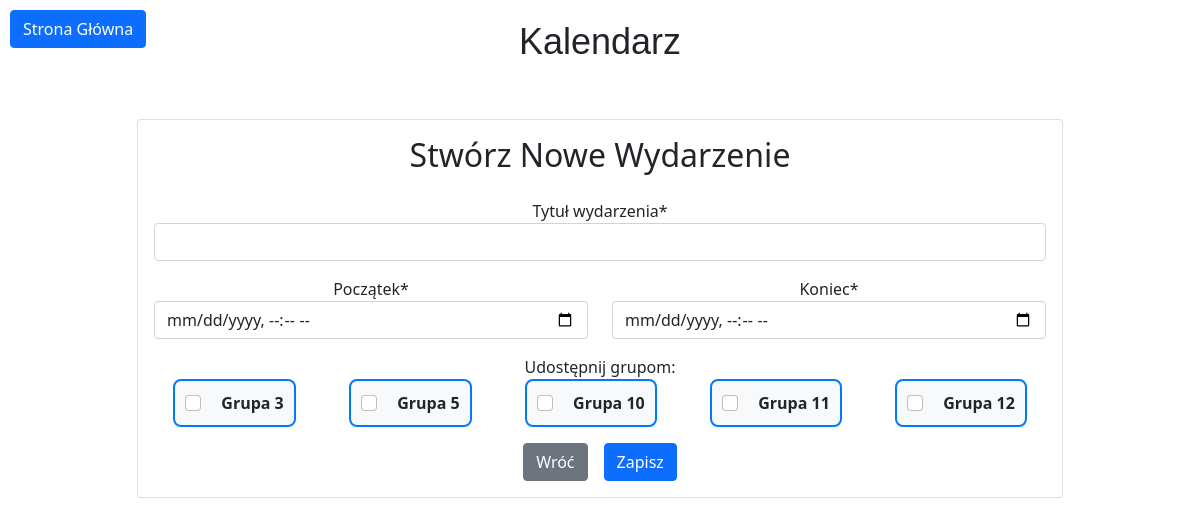
The app's page /kalendarz/add_event/ (signed in), older data.
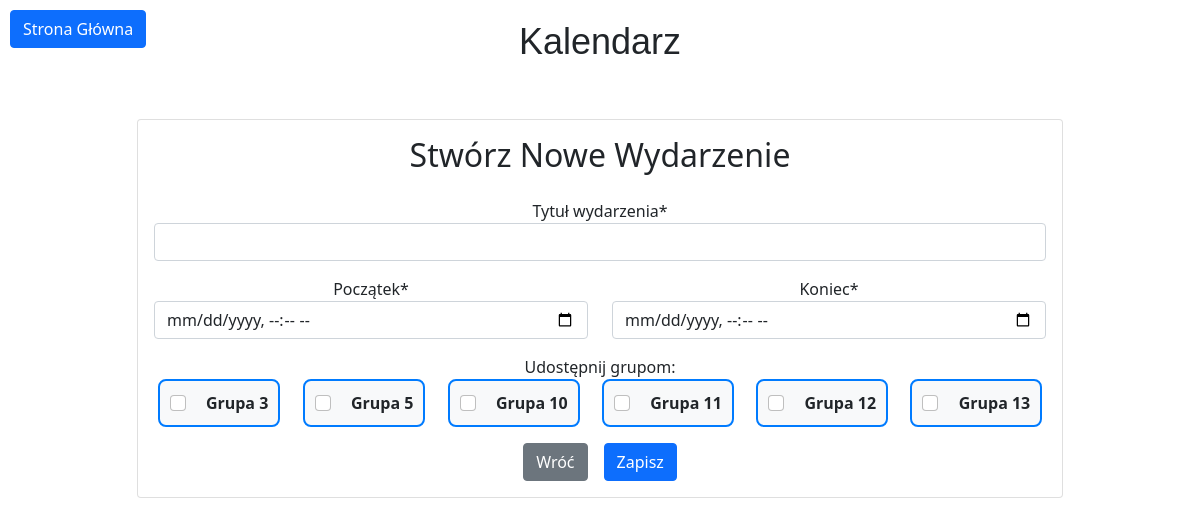
The same page, newer data.
### users/models.py (models this page shows)
class Group(models.Model):
    name = models.CharField(max_length=100, unique=True)
    description = models.TextField(blank=True)
    members = models.ManyToManyField(User, related_name='custom_groups')  # Zmiana related_name
    owner = models.ForeignKey(User, on_delete=models.CASCADE, related_name='owned_groups')
    def __str__(self):
        return self.name

### kalendarz/views.py (the view)
# urls.py: path('kalendarz/add_event/', views.add_event, name='add_event'),
@login_required
def add_event(request):
    if request.method == 'POST':
        form = EventForm(request.POST, user=request.user)
        if form.is_valid():
            event = form.save(commit=False)
            event.start = event.start + timedelta(hours=2)
            event.end = event.end + timedelta(hours=2)
            event.user_profile = request.user
            event.save()
            form.save_m2m()  # Save the many-to-many data for the form
            return redirect('index')
    else:
        form = EventForm(user=request.user)
    return render(request, 'add_event.html', {'form': form})

### users/forms.py
class EventForm(forms.ModelForm):
    start = forms.DateTimeField(
        widget=forms.widgets.DateTimeInput(attrs={'type': 'datetime-local'}),
        label='Początek'
    )
    end = forms.DateTimeField(
        widget=forms.widgets.DateTimeInput(attrs={'type': 'datetime-local'}),
        required=False,
        label='Koniec*'
    )
    all_day = forms.BooleanField(
        required=False,
        label='Całodniowe'
    )
    groups = forms.ModelMultipleChoiceField(
        queryset=Group.objects.none(),
        widget=forms.CheckboxSelectMultiple(attrs={'class': 'form-check-input'}),
        required=False,
        label='Udostępnij grupom:'
    )
    class Meta:
        model = Events
        fields = ['name', 'start', 'end', 'all_day', 'groups']
        labels = {
            'name': 'Tytuł wydarzenia*',
        }
    def __init__(self, *args, **kwargs):
        user = kwargs.pop('user', None)
        super(EventForm, self).__init__(*args, **kwargs)
        if user:
            self.fields['groups'].queryset = Group.objects.filter(members=user) | Group.objects.filter(owner=user)

### kalendarz/models.py (called while the page is built)
def get_default_end_time():
    return timezone.now()

### kalendarz/templates/add_event.html (shortened to what this page needs)
{% extends "base.html" %}
{% load crispy_forms_tags %}
{% block content %}
<div class="container mt-5">
    <div class="row justify-content-center">
        <div class="col-md-10">
            <div class="card">
                <div class="card-body">
                    <h2 class="card-title text-center mb-4">Stwórz Nowe Wydarzenie</h2>
                    <form method="POST">
                        <div class="mb-3">
                            {{ form.name|as_crispy_field }}
                        </div>
                        <div class="row">
                            <div class="col-md-6 mb-3">
                                {{ form.start|as_crispy_field }}
                            </div>
                            <div class="col-md-6 mb-3">
                                {{ form.end|as_crispy_field }}
                            </div>
                        </div>
                        <div class="mb-3">
                            <label for="groups">Udostępnij grupom:</label>
                            <div class="form-group group-checkboxes">
                                {% for group in form.groups %}
                                    <div class="group-checkbox">
                                        <label class="form-check-label">
                                            {{ group.tag }}
                                            <span class="group-label">{{ group.choice_label }}</span>
                                        </label>
                                    </div>
                                {% endfor %}
                            </div>
                        </div>
                        <div class="d-flex justify-content-center">
                            <a href="{% url 'index' %}" class="btn btn-secondary me-3">Wróć</a>
                            <button type="submit" class="btn btn-primary">Zapisz</button>
                        </div>
                    </form>
                </div>
            </div>
        </div>
    </div>
</div>
{% endblock content %}

Row changes from the older to the newer data that the page shows:
added Group: choice_label "Grupa 13"
